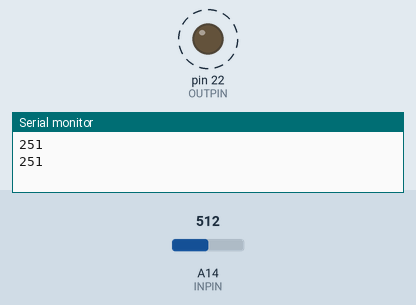
Recording of a sketch running on a simulated Arduino Mega 2560, built with avr-gcc and run on an emulated ATmega2560. Parts: output pins drawn as LEDs (lit = HIGH), the last lines printed to the serial monitor. Dashed ring = blinking. The inputs (shaded band) are chosen by the test bench; at power-on: A14 (INPIN) = 512.

Above: at 0.87 s.
1.4 s: A14 (INPIN) set to 0
At 1.42 s:
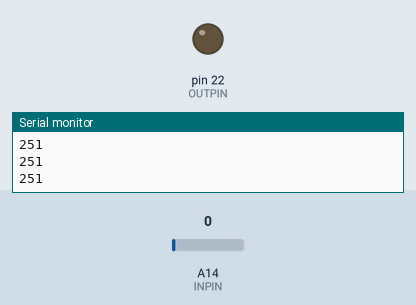
4.4 s: A14 (INPIN) set to 306
At 4.77 s:
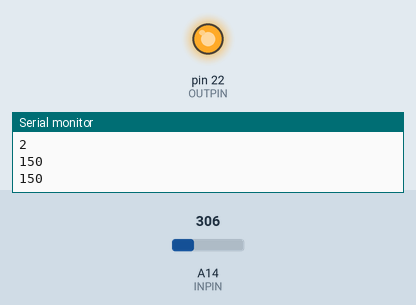
Timing chart, 0 to 13.4 s (numbered marks = the images above; inputs shaded):
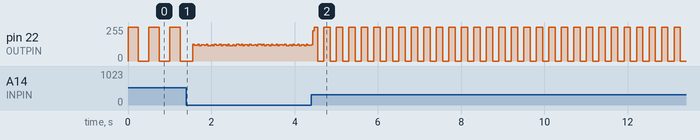

The sketch:

buzzer_pot.ino
```cpp
const int OUTPIN = 22;
const int INPIN = 14;

void setup() {
    Serial.begin(9600);
    pinMode(OUTPIN, OUTPUT);
    pinMode(INPIN, INPUT);
}

unsigned int freq = 100;

void loop() {

    int potRead = analogRead(INPIN);

    freq = map(potRead, 0, 1023, 2, 500);
    Serial.println(freq);

    tick(OUTPIN, freq);

    //delay(10);

}

void tick(unsigned int pin, unsigned int delayTime) {

    digitalWrite(pin, HIGH);
    delay(delayTime);
    digitalWrite(pin, LOW);
    delay(delayTime);

}
```

Measured:
- by itself, pin 22 (OUTPIN): moves between 0/255 and 255/255, repeating every 1.2 s
